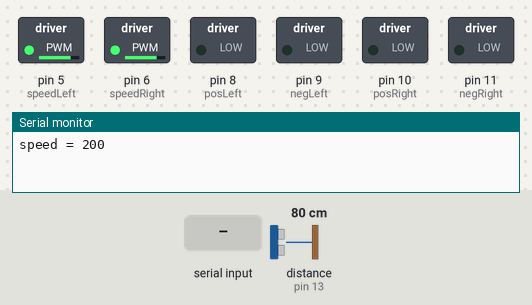
This sketch was run on a simulated Arduino Uno, built with avr-gcc and run on an emulated ATmega328P. On the bench: switched loads named in the sketch (green lamp = pin HIGH), the last lines printed to the serial monitor. The inputs (shaded band) are chosen by the test bench; at power-on: distance to the obstacle (sensor on pin 13) 80 cm. The echo pulse lasts 58.3 µs per cm; pins used as bus, display or sensor lines are not drawn.

Above: at 1.2 s.
1.3 s: "f" received over Serial
At 1.9 s:
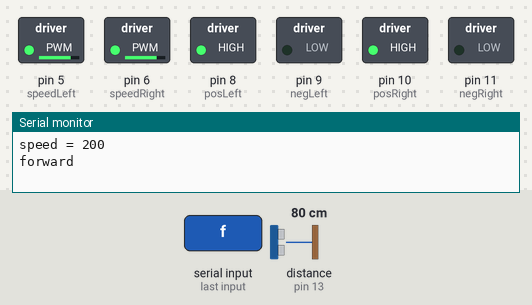
2.8 s: "l" received over Serial
At 3.1 s:
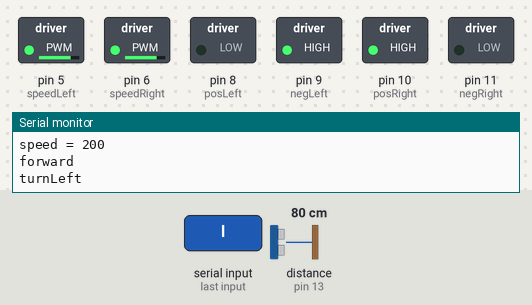
4.3 s: "r" received over Serial
At 5.4 s:
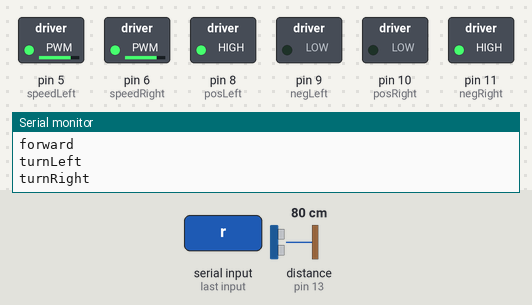
5.8 s: "s" received over Serial
At 6.6 s:
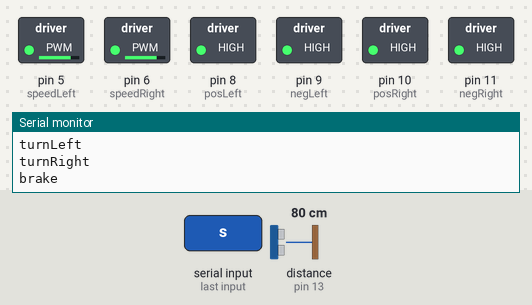
7.3 s: "a" received over Serial
At 8.0 s:
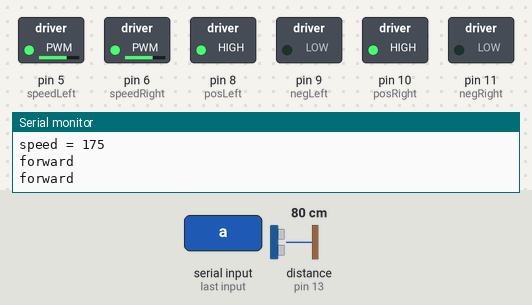
8.8 s: "c" received over Serial
At 10.0 s:
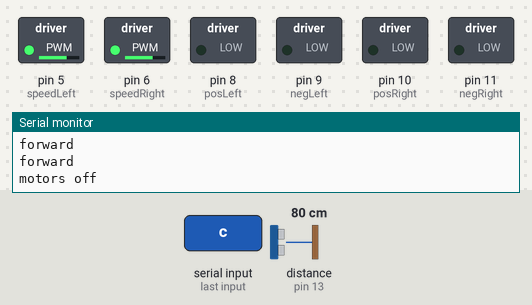
Timing chart, 0 to 11.3 s (numbered marks = the images above; inputs shaded):
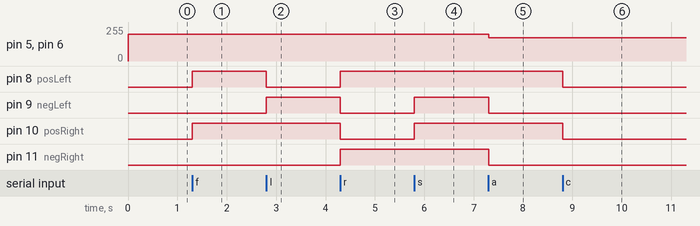

The sketch:

motorcode.ino
```cpp
#include "Motor.h"
#include "ControlSystem.h"


void setup() {
  for(int i=5; i<=12; i++){
    if(i != 7) {
      pinMode(i, OUTPUT);
    }
  }
  pinMode(13, INPUT);
  Serial.begin(9600);
  setSpeed(200);
}
void loop() {
    if(Serial.available() > 0)
    {
      char direction=Serial.read();
      setDirection(direction);
    }
}
```

ControlSystem.h
```cpp
#include "LightSensor.h"
#include "UltrasonicSensor.h"
void runAutonomous() {
  checkLightSensor();
  seekOpponent(20,100);
  forward();

}

void setDirection(char d){
  switch(d)
  {
    case 'f':
      forward();
      break;
    case 'b':
      backward();
      break;
    case 'l':
      turnLeft();
      break;
    case 'r':
      turnRight();
      break;
    case 'c':
      coast();
      break;
    case 's':
      brake();
      break;
    case 'a':
      runAutonomous();
      break;
    default:
      //runAutonomous();
      break;
  }
}
```

LightSensor.h
```cpp
byte leftLight     =A0;
byte rightLight    =A1;
int leftThreshold  =100;
int rightThreshold =100;

bool checkSensor(int sensorPin, int threshold){
  int sensorValue=analogRead(sensorPin);
  if(sensorValue>threshold) return true;
  return false;
}

void checkLightSensor(){
  if( checkSensor(leftLight, leftThreshold) )
  {
    turnRight();
  }
  if( checkSensor(rightLight, rightThreshold) )
  {
    turnLeft();
  }
}
```

Motor.h
```cpp
//left motor
int speedLeft = 5;
int posLeft = 8;
int negLeft = 9;
bool lPos = LOW;
bool lNeg = LOW;
//right motor
int speedRight = 6;
int posRight = 10;
int negRight = 11;
bool rPos = LOW;
bool rNeg = LOW;

int speed=0;
void drive(int duration){
    digitalWrite(posLeft, lPos);
    digitalWrite(negLeft, lNeg);
    digitalWrite(posRight, rPos);
    digitalWrite(negRight, rNeg);
    delay(duration);
}
void forward(){
    lPos = HIGH;
    lNeg = LOW;
    rPos = HIGH;
    rNeg = LOW;
    drive(1);
    Serial.println("forward");
}
void backward(){
    lPos=LOW;
    lNeg=HIGH;
    rPos =LOW;
    rPos=HIGH;
    drive(1);
}
void turnRight(){
    lPos=HIGH;
    lNeg=LOW;
    rPos=LOW;
    rNeg=HIGH;
    drive(1);
    Serial.println("turnRight");
}
void turnLeft(){
    lPos=LOW;
    lNeg=HIGH;
    rPos=HIGH;
    rNeg=LOW;
    drive(1);
    Serial.println("turnLeft");
}
void coast(){
  lPos=LOW;
  lNeg=LOW;
  rPos=LOW;
  rNeg=LOW;
  drive(1);
  Serial.println("motors off");
}
void brake(){
  lPos=HIGH;
  lNeg=HIGH;
  rPos=HIGH;
  rNeg=HIGH;
  drive(1);
  Serial.println("brake");
}
void setSpeed(int s){ // just gonna add an argument
  speed=s; // wut is s????
  analogWrite(speedLeft,s);
  analogWrite(speedRight,s);
  Serial.print("speed = ");
  Serial.println(s);
}
```

UltrasonicSensor.h
```cpp
int trig = 12;
int echo = 13;

int measureDistance(){
  int distance;
  digitalWrite(trig, LOW);
  delayMicroseconds(2);

  digitalWrite(trig, HIGH);
  delayMicroseconds(10);
  digitalWrite(trig, LOW);

  long duration=pulseIn(echo, HIGH);

  distance = (duration / 2) /29.1;
  return distance;
}

void seekOpponent(int attackRange, int ringSize){
  int distance=measureDistance();
  if(distance<attackRange){
    setSpeed(255);
    forward();
  }
  else if (distance<ringSize){
    setSpeed(175);
    forward();
  }
}
```

Measured:
- after the input at 1.3 s, pin 8 (posLeft), pin 10 (posRight): LOW → HIGH at once
- after the input at 2.8 s, pin 8 (posLeft): HIGH → LOW at once; pin 9 (negLeft): LOW → HIGH at once
- after the input at 4.3 s, pin 8 (posLeft), pin 11 (negRight): LOW → HIGH at once; pin 9 (negLeft), pin 10 (posRight): HIGH → LOW at once
- after the input at 5.8 s, pin 9 (negLeft), pin 10 (posRight): LOW → HIGH at once
- after the input at 7.3 s, pin 5 (speedLeft), pin 6 (speedRight): 200/255 → 175/255 at once; pin 9 (negLeft), pin 11 (negRight): HIGH → LOW at once
- after the input at 8.8 s, pin 8 (posLeft), pin 10 (posRight): HIGH → LOW at once
